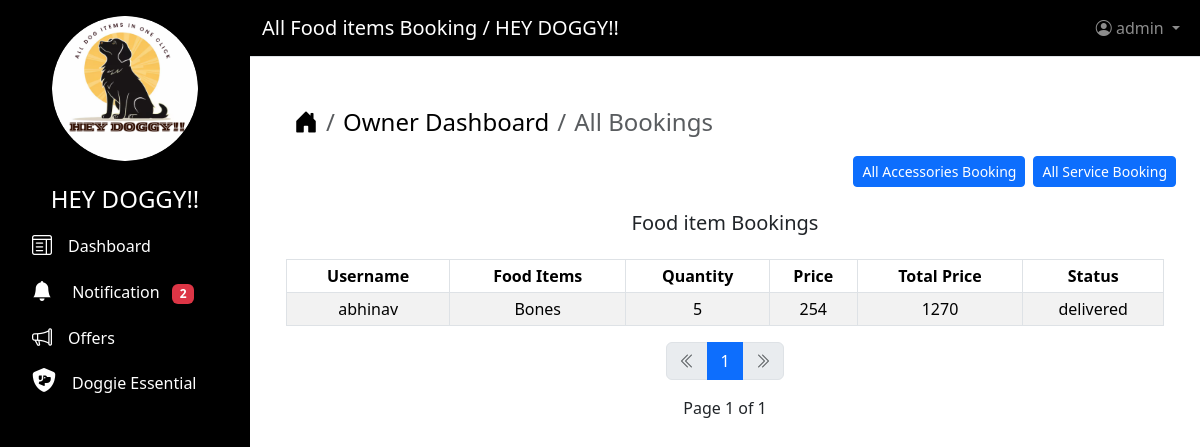
Screenshot of /view/Booking/food_products (signed in) with the database file from the repository.
### users/models.py (models this page shows)
class CustomUser(AbstractUser):
    ROLE = (("SHOP OWNER", "SHOP OWNER"),)
    role = models.CharField(max_length=200, choices=ROLE, blank=True)

### shop/models.py (models this page shows, shortened)
class BookingFood(models.Model):
    STATUS = (("delivered", "Delivered"), ("not delivered", "Not Delivered"))
    PAYEMENT = (
        ("COD", "Cash on Delivery"),
        ("ONLINE", "Online Payment"),
    )
    Food_name = models.ForeignKey(DogFood, on_delete=models.CASCADE)
    price = models.PositiveIntegerField()
    quantity = models.PositiveIntegerField(null=False, blank=False)
    total_stock = models.ForeignKey(
        DogFood, on_delete=models.CASCADE, related_name="stocks", null=True, blank=True
    )
    username = models.ForeignKey(
        CustomUser, on_delete=models.CASCADE, blank=True, null=True
    )
    total_price = models.PositiveIntegerField(blank=True, null=True)
    address = models.CharField(max_length=200, null=True, blank=True)
    email = models.CharField(max_length=200, null=True, blank=True)
    date = models.DateTimeField(auto_now=True, editable=False)
    status = models.CharField(max_length=200, choices=STATUS, null=True, blank=True,default="not delivered")
    payement_mode = models.CharField(
        max_length=200,
        choices=PAYEMENT,
        null=True,
        blank=True,
        help_text="NB : If you choose online payment, after completing the payment you need to click  'confirm booking' button to confirm order otherwise order will not be placed",
    )

class DogFood(models.Model):
    total_stock = models.PositiveIntegerField(null=True, blank=True, default=0)
    Food_name = models.CharField(max_length=300)
    image = models.ImageField(upload_to="Food")
    price = models.PositiveIntegerField()
    def __str__(self):
        return self.Food_name

### shop/views.py (the view)
class BookedFoodListView(LoginRequiredMixin, ListView):
    model = BookingFood
    paginate_by = 6
    ordering = ["-id"]
    template_name = "food_booking.html"
    context_object_name = "all_foods"
    def dispatch(self, request, *args, **kwargs):
        if request.user.role != "SHOP OWNER":
            return redirect("403")
        return super().dispatch(request, *args, **kwargs)
    def get_context_data(self, **kwargs):
        context = super().get_context_data(**kwargs)
        context["page_title"] = "All  Food items  Booking"
        context["counts"] = Notification.objects.filter(
            is_read=False, username=self.request.user
        ).count()
        return context

### shop/templates/food_booking.html (shortened to what this page needs)
{% extends "base.html" %}
{% block content %}
    {% if request.user.role == "SHOP OWNER" %}
        <div class="container ms-2 mt-4">
            <nav aria-label="breadcrumb">
                <ol class="breadcrumb fs-4">
                    <li class="breadcrumb-item">
                        <a href="{% url 'home' %}" class="text-decoration-none text-black"><i class="bi bi-house-door-fill"></i></a>
                    </li>
                    <li class="breadcrumb-item">
                        <a href="{% url 'shop_dashboard' %}"
                           class="text-decoration-none text-black">Owner Dashboard</a>
                    </li>
                    <li class="breadcrumb-item active" aria-current="page">All Bookings</li>
                </ol>
            </nav>
        </div>
        <div class="d-grid gap-2 d-md-flex justify-content-md-end">
            <a class="btn btn-primary btn-sm"
               href="{% url 'view_accessories_booking' %}"
               role="button">All Accessories Booking</a>
            <a class="btn btn-primary btn-sm"
               href="{% url 'view_service_booking' %}"
               role="button">All Service Booking</a>
        </div>
        <div class="container mt-4">
            {% if all_foods %}
                <h5 class="text-center">Food item Bookings</h5>
                <table class="table table-striped table-bordered table-hover table-sm mt-4">
                    <thead>
                        <tr class="text-center">
                            <th>Username</th>
                            <th>Food Items</th>
                            <th>Quantity</th>
                            <th>Price</th>
                            <th>Total Price</th>
                            <th>Status</th>
                        </tr>
                    </thead>
                    <tbody>
                        {% for all_food in all_foods %}
                            <tr class="text-center">
                                <td>{{ all_food.username }}</td>
                                <td>{{ all_food.Food_name }}</td>
                                <td>{{ all_food.quantity }}</td>
                                <td>{{ all_food.price }}</td>
                                <td>{{ all_food.total_price }}</td>
                                <td>{{ all_food.status }}</td>
                            </tr>
                        {% endfor %}
                    </tbody>
                </table>
                {% include "pagination.html" %}
            {% else %}
                <div class="alert alert-success text-center" role="alert">Currently No Food items Booked!!</div>
            {% endif %}
        </div>
    {% endif %}
{% endblock content %}

### users/templates/base.html (shortened to what this page needs)
<!DOCTYPE html>
<html lang="en">
  <head>
    {% load static %}
    <link href="https://cdnjs.cloudflare.com/ajax/libs/font-awesome/6.5.0/css/all.min.css"
          rel="stylesheet">
    <link rel="stylesheet"
          href="https://cdn.jsdelivr.net/npm/bootstrap-icons@1.11.3/font/bootstrap-icons.min.css">
    <link rel="stylesheet"
          href="https://cdnjs.cloudflare.com/ajax/libs/bootstrap/5.3.2/css/bootstrap.min.css" />
  </head>
  <body>
    <nav class="sidebar text-white p-3">
      <div class="d-grid col-8 mx-auto">
        <img src="{% static 'image/09.png' %}"
             alt="Logo"
             class="img-fluid rounded-circle"
             height="100"
             width="160">
      </div>
      <ul class="nav flex-column">
        <li class="nav-item">
          <h4 class="text-center mt-4">HEY DOGGY!!</h4>
        </li>
        <li class="nav-item">
          <a class="nav-link active text-decoration-none text-white"
             href="{% url 'dashboard' %}">
            <i class="bi bi-layout-text-window fs-5"></i><span class="ms-3">Dashboard</span>
          </a>
        </li>
        <li class="nav-item">
          <a class="nav-link active text-decoration-none text-white"
             href="{% url 'notification' %}">
            <i class="bi bi-bell-fill fs-5"></i>
            <span class="ms-3">Notification</span>
            <span class="badge bg-danger ms-2">{{ counts }}</span>
          </a>
        </li>
        <li class="nav-item">
          <a class="nav-link active text-decoration-none text-white"
             href="{% url 'view_offers' %}">
            <i class="bi bi-megaphone fs-5"></i><span class="ms-3">Offers</span>
          </a>
        </li>
        <li class="nav-item">
          <a class="nav-link active text-decoration-none text-white"
             href="{% url 'view_shop' %}">
            <i class="fa-solid fa-shield-dog fs-4"></i><span class="ms-3">Doggie Essential</span>
          </a>
        </li>
      </ul>
    </nav>
    <div class="main-content">
      <nav class="navbar navbar-expand-lg navbar-dark border-bottom"
           style="background-color: #000000">
        <div class="container-fluid">
          <a class="navbar-brand text-white" href="#">{{ page_title }} / HEY DOGGY!!</a>
          <ul class="navbar-nav ms-auto">
            <li class="nav-item dropdown">
              <a class="nav-link dropdown-toggle"
                 href="#"
                 id="navbarDropdown"
                 role="button"
                 data-bs-toggle="dropdown">
                <i class="bi bi-person-circle"></i> {{ user }}
              </a>
            </li>
          </ul>
        </div>
      </nav>
      <div class="content-area p-4">
        {% block content %}
        {% endblock content %}
      </div>
    </div>
  </body>
</html>

### users/templates/base.html (style rules this page uses)
body { margin: 0; padding: 0; overflow-x: hidden; }
nav.sidebar { position: fixed; top: 0; left: 0; height: 100vh; width: 250px; background-color: #000000; color: white; z-index: 1000; overflow-y: auto; }
nav.sidebar .nav-link { transition: background-color 0.3s ease, color 0.3s ease; }
.main-content { margin-left: 250px; width: calc(100% - 250px); }
nav.navbar { position: fixed; top: 0; left: 250px; width: calc(100% - 250px); z-index: 1001; }
.content-area { margin-top: 56px; }

### rows the page displays
CustomUser: username "admin"
BookingFood: username "abhinav", Food_name "Bones", quantity "5", price "254", total_price "1270", status "delivered"

### other values shown
{{ counts }} "2"
{{ page_title }} "All Food items Booking"
{{ i }} "1"
{{ page_obj.number }} "1"
{{ page_obj.paginator.num_pages }} "1"
